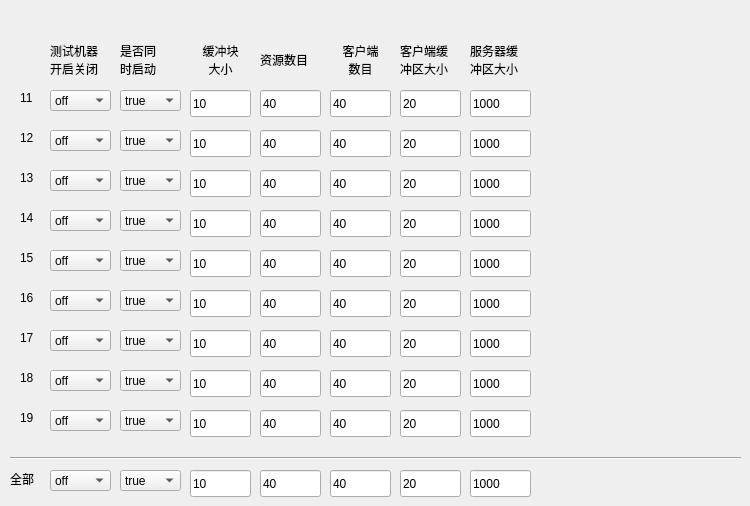
   <widget class="QWidget" name="tab_1">
    <attribute name="title">
     <string>机器列表1</string>
    </attribute>
    <widget class="QLineEdit" name="lineEdit_cbuffer_19">
     <property name="geometry">
      <rect>
       <x>400</x>
       <y>410</y>
       <width>61</width>
       <height>27</height>
      </rect>
     </property>
     <property name="text">
      <string>20</string>
     </property>
    </widget>
    <widget class="QLineEdit" name="lineEdit_sbuffer_19">
     <property name="geometry">
      <rect>
       <x>470</x>
       <y>410</y>
       <width>61</width>
       <height>27</height>
      </rect>
     </property>
     <property name="text">
      <string>1000</string>
     </property>
    </widget>
    <widget class="QLineEdit" name="lineEdit_filenum_13">
     <property name="geometry">
      <rect>
       <x>260</x>
       <y>170</y>
       <width>61</width>
       <height>27</height>
      </rect>
     </property>
     <property name="text">
      <string>40</string>
     </property>
    </widget>
    <widget class="QLineEdit" name="lineEdit_clientnum_14">
     <property name="geometry">
      <rect>
       <x>330</x>
       <y>210</y>
       <width>61</width>
       <height>27</height>
      </rect>
     </property>
     <property name="text">
      <string>40</string>
     </property>
    </widget>
    <widget class="QComboBox" name="comboBox_start_together_11">
     <property name="geometry">
      <rect>
       <x>120</x>
       <y>90</y>
       <width>61</width>
       <height>21</height>
      </rect>
     </property>
     <item>
      <property name="text">
       <string>true</string>
      </property>
     </item>
     <item>
      <property name="text">
       <string>false</string>
      </property>
     </item>
    </widget>
    <widget class="QComboBox" name="comboBox_onoff_19">
     <property name="geometry">
      <rect>
       <x>50</x>
       <y>410</y>
       <width>61</width>
       <height>21</height>
      </rect>
     </property>
     <item>
      <property name="text">
       <string>off</string>
      </property>
     </item>
     <item>
      <property name="text">
       <string>on</string>
      </property>
     </item>
    </widget>
    <widget class="QComboBox" name="comboBox_start_together_13">
     <property name="geometry">
      <rect>
       <x>120</x>
       <y>170</y>
       <width>61</width>
       <height>21</height>
      </rect>
     </property>
     <item>
      <property name="text">
       <string>true</string>
      </property>
     </item>
     <item>
      <property name="text">
       <string>false</string>
      </property>
     </item>
    </widget>
    <widget class="QLabel" name="label_ip_16">
     <property name="geometry">
      <rect>
       <x>20</x>
       <y>290</y>
       <width>21</width>
       <height>16</height>
      </rect>
     </property>
     <property name="text">
      <string>16</string>
     </property>
    </widget>
    <widget class="QLabel" name="label_10">
     <property name="geometry">
      <rect>
       <x>260</x>
       <y>40</y>
       <width>61</width>
       <height>41</height>
      </rect>
     </property>
     <property name="text">
      <string>&lt;html&gt;&lt;head/&gt;&lt;body&gt;&lt;p&gt;资源数目&lt;/p&gt;&lt;/body&gt;&lt;/html&gt;</string>
     </property>
    </widget>
    <widget class="QLineEdit" name="lineEdit_sbuffer_11">
     <property name="geometry">
      <rect>
       <x>470</x>
       <y>90</y>
       <width>61</width>
       <height>27</height>
      </rect>
     </property>
     <property name="text">
      <string>1000</string>
     </property>
    </widget>
    <widget class="QComboBox" name="comboBox_onoff_18">
     <property name="geometry">
      <rect>
       <x>50</x>
       <y>370</y>
       <width>61</width>
       <height>21</height>
      </rect>
     </property>
     <item>
      <property name="text">
       <string>off</string>
      </property>
     </item>
     <item>
      <property name="text">
       <string>on</string>
      </property>
     </item>
    </widget>
    <widget class="QLineEdit" name="lineEdit_blocksize_18">
     <property name="geometry">
      <rect>
       <x>190</x>
       <y>370</y>
       <width>61</width>
       <height>27</height>
      </rect>
     </property>
     <property name="text">
      <string>10</string>
     </property>
    </widget>
    <widget class="QLineEdit" name="lineEdit_clientnum_15">
     <property name="geometry">
      <rect>
       <x>330</x>
       <y>250</y>
       <width>61</width>
       <height>27</height>
      </rect>
     </property>
     <property name="text">
      <string>40</string>
     </property>
    </widget>
    <widget class="QComboBox" name="comboBox_start_together_14">
     <property name="geometry">
      <rect>
       <x>120</x>
       <y>210</y>
       <width>61</width>
       <height>21</height>
      </rect>
     </property>
     <item>
      <property name="text">
       <string>true</string>
      </property>
     </item>
     <item>
      <property name="text">
       <string>false</string>
      </property>
     </item>
    </widget>
    <widget class="QComboBox" name="comboBox_start_together_15">
     <property name="geometry">
      <rect>
       <x>120</x>
       <y>250</y>
       <width>61</width>
       <height>21</height>
      </rect>
     </property>
     <item>
      <property name="text">
       <string>true</string>
      </property>
     </item>
     <item>
      <property name="text">
       <string>false</string>
      </property>
     </item>
    </widget>
    <widget class="QLineEdit" name="lineEdit_sbuffer_15">
     <property name="geometry">
      <rect>
       <x>470</x>
       <y>250</y>
       <width>61</width>
       <height>27</height>
      </rect>
     </property>
     <property name="text">
      <string>1000</string>
     </property>
    </widget>
    <widget class="QComboBox" name="comboBox_onoff_12">
     <property name="geometry">
      <rect>
       <x>50</x>
       <y>130</y>
       <width>61</width>
       <height>21</height>
      </rect>
     </property>
     <item>
      <property name="text">
       <string>off</string>
      </property>
     </item>
     <item>
      <property name="text">
       <string>on</string>
      </property>
     </item>
    </widget>
    <widget class="QLabel" name="label_ip_14">
     <property name="geometry">
      <rect>
       <x>20</x>
       <y>210</y>
       <width>21</width>
       <height>16</height>
      </rect>
     </property>
     <property name="text">
      <string>14</string>
     </property>
    </widget>
    <widget class="QLineEdit" name="lineEdit_clientnum_18">
     <property name="geometry">
      <rect>
       <x>330</x>
       <y>370</y>
       <width>61</width>
       <height>27</height>
      </rect>
     </property>
     <property name="text">
      <string>40</string>
     </property>
    </widget>
    <widget class="QLineEdit" name="lineEdit_blocksize_13">
     <property name="geometry">
      <rect>
       <x>190</x>
       <y>170</y>
       <width>61</width>
       <height>27</height>
      </rect>
     </property>
     <property name="text">
      <string>10</string>
     </property>
    </widget>
    <widget class="QLineEdit" name="lineEdit_cbuffer_16">
     <property name="geometry">
      <rect>
       <x>400</x>
       <y>290</y>
       <width>61</width>
       <height>27</height>
      </rect>
     </property>
     <property name="text">
      <string>20</string>
     </property>
    </widget>
    <widget class="QComboBox" name="comboBox_start_together_18">
     <property name="geometry">
      <rect>
       <x>120</x>
       <y>370</y>
       <width>61</width>
       <height>21</height>
      </rect>
     </property>
     <item>
      <property name="text">
       <string>true</string>
      </property>
     </item>
     <item>
      <property name="text">
       <string>false</string>
      </property>
     </item>
    </widget>
    <widget class="QLabel" name="label_11">
     <property name="geometry">
      <rect>
       <x>190</x>
       <y>40</y>
       <width>61</width>
       <height>41</height>
      </rect>
     </property>
     <property name="text">
      <string>&lt;html&gt;&lt;head/&gt;&lt;body&gt;&lt;p align=&quot;center&quot;&gt;缓冲块&lt;br/&gt;大小&lt;/p&gt;&lt;/body&gt;&lt;/html&gt;</string>
     </property>
    </widget>
    <widget class="QLabel" name="label_ip_18">
     <property name="geometry">
      <rect>
       <x>20</x>
       <y>370</y>
       <width>21</width>
       <height>16</height>
      </rect>
     </property>
     <property name="text">
      <string>18</string>
     </property>
    </widget>
    <widget class="QLineEdit" name="lineEdit_clientnum_13">
     <property name="geometry">
      <rect>
       <x>330</x>
       <y>170</y>
       <width>61</width>
       <height>27</height>
      </rect>
     </property>
     <property name="text">
      <string>40</string>
     </property>
    </widget>
    <widget class="QLineEdit" name="lineEdit_cbuffer_17">
     <property name="geometry">
      <rect>
       <x>400</x>
       <y>330</y>
       <width>61</width>
       <height>27</height>
      </rect>
     </property>
     <property name="text">
      <string>20</string>
     </property>
    </widget>
    <widget class="QLabel" name="label_3">
     <property name="geometry">
      <rect>
       <x>120</x>
       <y>40</y>
       <width>51</width>
       <height>41</height>
      </rect>
     </property>
     <property name="text">
      <string>&lt;html&gt;&lt;head/&gt;&lt;body&gt;&lt;p&gt;是否同&lt;br/&gt;时启动&lt;/p&gt;&lt;/body&gt;&lt;/html&gt;</string>
     </property>
    </widget>
    <widget class="QLineEdit" name="lineEdit_filenum_18">
     <property name="geometry">
      <rect>
       <x>260</x>
       <y>370</y>
       <width>61</width>
       <height>27</height>
      </rect>
     </property>
     <property name="text">
      <string>40</string>
     </property>
    </widget>
    <widget class="QLineEdit" name="lineEdit_cbuffer_15">
     <property name="geometry">
      <rect>
       <x>400</x>
       <y>250</y>
       <width>61</width>
       <height>27</height>
      </rect>
     </property>
     <property name="text">
      <string>20</string>
     </property>
    </widget>
    <widget class="QLineEdit" name="lineEdit_blocksize_15">
     <property name="geometry">
      <rect>
       <x>190</x>
       <y>250</y>
       <width>61</width>
       <height>27</height>
      </rect>
     </property>
     <property name="text">
      <string>10</string>
     </property>
    </widget>
    <widget class="QLineEdit" name="lineEdit_blocksize_17">
     <property name="geometry">
      <rect>
       <x>190</x>
       <y>330</y>
       <width>61</width>
       <height>27</height>
      </rect>
     </property>
     <property name="text">
      <string>10</string>
     </property>
    </widget>
    <widget class="QComboBox" name="comboBox_onoff_17">
     <property name="geometry">
      <rect>
       <x>50</x>
       <y>330</y>
       <width>61</width>
       <height>21</height>
      </rect>
     </property>
     <item>
      <property name="text">
       <string>off</string>
      </property>
     </item>
     <item>
      <property name="text">
       <string>on</string>
      </property>
     </item>
    </widget>
    <widget class="QComboBox" name="comboBox_onoff_13">
     <property name="geometry">
      <rect>
       <x>50</x>
       <y>170</y>
       <width>61</width>
       <height>21</height>
      </rect>
     </property>
     <item>
      <property name="text">
       <string>off</string>
      </property>
     </item>
     <item>
      <property name="text">
       <string>on</string>
      </property>
     </item>
    </widget>
    <widget class="QLineEdit" name="lineEdit_filenum_14">
     <property name="geometry">
      <rect>
       <x>260</x>
       <y>210</y>
       <width>61</width>
       <height>27</height>
      </rect>
     </property>
     <property name="text">
      <string>40</string>
     </property>
    </widget>
    <widget class="QLineEdit" name="lineEdit_sbuffer_16">
     <property name="geometry">
      <rect>
       <x>470</x>
       <y>290</y>
       <width>61</width>
       <height>27</height>
      </rect>
     </property>
     <property name="text">
      <string>1000</string>
     </property>
    </widget>
    <widget class="QLineEdit" name="lineEdit_blocksize_16">
     <property name="geometry">
      <rect>
       <x>190</x>
       <y>290</y>
       <width>61</width>
       <height>27</height>
      </rect>
     </property>
     <property name="text">
      <string>10</string>
     </property>
    </widget>
    <widget class="QLabel" name="label_ip_15">
     <property name="geometry">
      <rect>
       <x>20</x>
       <y>250</y>
       <width>21</width>
       <height>16</height>
      </rect>
     </property>
     <property name="text">
      <string>15</string>
     </property>
    </widget>
    <widget class="QComboBox" name="comboBox_onoff_14">
     <property name="geometry">
      <rect>
       <x>50</x>
       <y>210</y>
       <width>61</width>
       <height>21</height>
      </rect>
     </property>
     <item>
      <property name="text">
       <string>off</string>
      </property>
     </item>
     <item>
      <property name="text">
       <string>on</string>
      </property>
     </item>
    </widget>
    <widget class="QComboBox" name="comboBox_start_together_17">
     <property name="geometry">
      <rect>
       <x>120</x>
       <y>330</y>
       <width>61</width>
       <height>21</height>
      </rect>
     </property>
     <item>
      <property name="text">
       <string>true</string>
      </property>
     </item>
     <item>
      <property name="text">
       <string>false</string>
      </property>
     </item>
    </widget>
    <widget class="QLineEdit" name="lineEdit_sbuffer_18">
     <property name="geometry">
      <rect>
       <x>470</x>
       <y>370</y>
       <width>61</width>
       <height>27</height>
      </rect>
     </property>
     <property name="text">
      <string>1000</string>
     </property>
    </widget>
    <widget class="QLineEdit" name="lineEdit_filenum_15">
     <property name="geometry">
      <rect>
       <x>260</x>
       <y>250</y>
       <width>61</width>
       <height>27</height>
      </rect>
     </property>
     <property name="text">
      <string>40</string>
     </property>
    </widget>
    <widget class="QLineEdit" name="lineEdit_cbuffer_11">
     <property name="geometry">
      <rect>
       <x>400</x>
       <y>90</y>
       <width>61</width>
       <height>27</height>
      </rect>
     </property>
     <property name="text">
      <string>20</string>
     </property>
    </widget>
    <widget class="QLineEdit" name="lineEdit_clientnum_19">
     <property name="geometry">
      <rect>
       <x>330</x>
       <y>410</y>
       <width>61</width>
       <height>27</height>
      </rect>
     </property>
     <property name="text">
      <string>40</string>
     </property>
    </widget>
    <widget class="QComboBox" name="comboBox_start_together_12">
     <property name="geometry">
      <rect>
       <x>120</x>
       <y>130</y>
       <width>61</width>
       <height>21</height>
      </rect>
     </property>
     <item>
      <property name="text">
       <string>true</string>
      </property>
     </item>
     <item>
      <property name="text">
       <string>false</string>
      </property>
     </item>
    </widget>
    <widget class="QComboBox" name="comboBox_start_together_16">
     <property name="geometry">
      <rect>
       <x>120</x>
       <y>290</y>
       <width>61</width>
       <height>21</height>
      </rect>
     </property>
     <item>
      <property name="text">
       <string>true</string>
      </property>
     </item>
     <item>
      <property name="text">
       <string>false</string>
      </property>
     </item>
    </widget>
    <widget class="QComboBox" name="comboBox_onoff_11">
     <property name="geometry">
      <rect>
       <x>50</x>
       <y>90</y>
       <width>61</width>
       <height>21</height>
      </rect>
     </property>
     <item>
      <property name="text">
       <string>off</string>
      </property>
     </item>
     <item>
      <property name="text">
       <string>on</string>
      </property>
     </item>
    </widget>
    <widget class="QLineEdit" name="lineEdit_blocksize_14">
     <property name="geometry">
      <rect>
       <x>190</x>
       <y>210</y>
       <width>61</width>
       <height>27</height>
      </rect>
     </property>
     <property name="text">
      <string>10</string>
     </property>
    </widget>
    <widget class="QLabel" name="label_9">
     <property name="geometry">
      <rect>
       <x>470</x>
       <y>40</y>
       <width>61</width>
       <height>41</height>
      </rect>
     </property>
     <property name="text">
      <string>&lt;html&gt;&lt;head/&gt;&lt;body&gt;&lt;p&gt;服务器缓&lt;br/&gt;冲区大小&lt;/p&gt;&lt;/body&gt;&lt;/html&gt;</string>
     </property>
    </widget>
    <widget class="QLabel" name="label_8">
     <property name="geometry">
      <rect>
       <x>400</x>
       <y>40</y>
       <width>61</width>
       <height>41</height>
      </rect>
     </property>
     <property name="text">
      <string>&lt;html&gt;&lt;head/&gt;&lt;body&gt;&lt;p&gt;客户端缓&lt;br/&gt;冲区大小&lt;/p&gt;&lt;/body&gt;&lt;/html&gt;</string>
     </property>
    </widget>
    <widget class="QComboBox" name="comboBox_start_together_19">
     <property name="geometry">
      <rect>
       <x>120</x>
       <y>410</y>
       <width>61</width>
       <height>21</height>
      </rect>
     </property>
     <item>
      <property name="text">
       <string>true</string>
      </property>
     </item>
     <item>
      <property name="text">
       <string>false</string>
      </property>
     </item>
    </widget>
    <widget class="QLineEdit" name="lineEdit_filenum_16">
     <property name="geometry">
      <rect>
       <x>260</x>
       <y>290</y>
       <width>61</width>
       <height>27</height>
      </rect>
     </property>
     <property name="text">
      <string>40</string>
     </property>
    </widget>
    <widget class="QLineEdit" name="lineEdit_filenum_19">
     <property name="geometry">
      <rect>
       <x>260</x>
       <y>410</y>
       <width>61</width>
       <height>27</height>
      </rect>
     </property>
     <property name="text">
      <string>40</string>
     </property>
    </widget>
    <widget class="QLineEdit" name="lineEdit_sbuffer_12">
     <property name="geometry">
      <rect>
       <x>470</x>
       <y>130</y>
       <width>61</width>
       <height>27</height>
      </rect>
     </property>
     <property name="text">
      <string>1000</string>
     </property>
    </widget>
    <widget class="QLineEdit" name="lineEdit_sbuffer_14">
     <property name="geometry">
      <rect>
       <x>470</x>
       <y>210</y>
       <width>61</width>
       <height>27</height>
      </rect>
     </property>
     <property name="text">
      <string>1000</string>
     </property>
    </widget>
    <widget class="QLineEdit" name="lineEdit_cbuffer_18">
     <property name="geometry">
      <rect>
       <x>400</x>
       <y>370</y>
       <width>61</width>
       <height>27</height>
      </rect>
     </property>
     <property name="text">
      <string>20</string>
     </property>
    </widget>
    <widget class="QLineEdit" name="lineEdit_filenum_11">
     <property name="geometry">
      <rect>
       <x>260</x>
       <y>90</y>
       <width>61</width>
       <height>27</height>
      </rect>
     </property>
     <property name="text">
      <string>40</string>
     </property>
    </widget>
    <widget class="QLineEdit" name="lineEdit_clientnum_12">
     <property name="geometry">
      <rect>
       <x>330</x>
       <y>130</y>
       <width>61</width>
       <height>27</height>
      </rect>
     </property>
     <property name="text">
      <string>40</string>
     </property>
    </widget>
    <widget class="QLabel" name="label_6">
     <property name="geometry">
      <rect>
       <x>330</x>
       <y>40</y>
       <width>61</width>
       <height>41</height>
      </rect>
     </property>
     <property name="text">
      <string>&lt;html&gt;&lt;head/&gt;&lt;body&gt;&lt;p align=&quot;center&quot;&gt;客户端&lt;br/&gt;数目&lt;/p&gt;&lt;/body&gt;&lt;/html&gt;</string>
     </property>
    </widget>
    <widget class="QLabel" name="label_ip_12">
     <property name="geometry">
      <rect>
       <x>20</x>
       <y>130</y>
       <width>21</width>
       <height>16</height>
      </rect>
     </property>
     <property name="text">
      <string>12</string>
     </property>
    </widget>
    <widget class="QLineEdit" name="lineEdit_sbuffer_13">
     <property name="geometry">
      <rect>
       <x>470</x>
       <y>170</y>
       <width>61</width>
       <height>27</height>
      </rect>
     </property>
     <property name="text">
      <string>1000</string>
     </property>
    </widget>
    <widget class="QComboBox" name="comboBox_onoff_15">
     <property name="geometry">
      <rect>
       <x>50</x>
       <y>250</y>
       <width>61</width>
       <height>21</height>
      </rect>
     </property>
     <item>
      <property name="text">
       <string>off</string>
      </property>
     </item>
     <item>
      <property name="text">
       <string>on</string>
      </property>
     </item>
    </widget>
    <widget class="QLabel" name="label_ip_13">
     <property name="geometry">
      <rect>
       <x>20</x>
       <y>170</y>
       <width>21</width>
       <height>16</height>
      </rect>
     </property>
     <property name="text">
      <string>13</string>
     </property>
    </widget>
    <widget class="QLabel" name="label_ip_17">
     <property name="geometry">
      <rect>
       <x>20</x>
       <y>330</y>
       <width>21</width>
       <height>16</height>
      </rect>
     </property>
     <property name="text">
      <string>17</string>
     </property>
    </widget>
    <widget class="QLineEdit" name="lineEdit_sbuffer_17">
     <property name="geometry">
      <rect>
       <x>470</x>
       <y>330</y>
       <width>61</width>
       <height>27</height>
      </rect>
     </property>
     <property name="text">
      <string>1000</string>
     </property>
    </widget>
    <widget class="QLineEdit" name="lineEdit_cbuffer_13">
     <property name="geometry">
      <rect>
       <x>400</x>
       <y>170</y>
       <width>61</width>
       <height>27</height>
      </rect>
     </property>
     <property name="text">
      <string>20</string>
     </property>
    </widget>
    <widget class="QLineEdit" name="lineEdit_blocksize_19">
     <property name="geometry">
      <rect>
       <x>190</x>
       <y>410</y>
       <width>61</width>
       <height>27</height>
      </rect>
     </property>
     <property name="text">
      <string>10</string>
     </property>
    </widget>
    <widget class="QLineEdit" name="lineEdit_cbuffer_12">
     <property name="geometry">
      <rect>
       <x>400</x>
       <y>130</y>
       <width>61</width>
       <height>27</height>
      </rect>
     </property>
     <property name="text">
      <string>20</string>
     </property>
    </widget>
    <widget class="QLineEdit" name="lineEdit_filenum_17">
     <property name="geometry">
      <rect>
       <x>260</x>
       <y>330</y>
       <width>61</width>
       <height>27</height>
      </rect>
     </property>
     <property name="text">
      <string>40</string>
     </property>
    </widget>
    <widget class="QLabel" name="label_ip_11">
     <property name="geometry">
      <rect>
       <x>20</x>
       <y>90</y>
       <width>21</width>
       <height>16</height>
      </rect>
     </property>
     <property name="text">
      <string>11</string>
     </property>
    </widget>
    <widget class="QLabel" name="label_ip_19">
     <property name="geometry">
      <rect>
       <x>20</x>
       <y>410</y>
       <width>21</width>
       <height>16</height>
      </rect>
     </property>
     <property name="text">
      <string>19</string>
     </property>
    </widget>
    <widget class="QLabel" name="label_2">
     <property name="geometry">
      <rect>
       <x>50</x>
       <y>40</y>
       <width>66</width>
       <height>41</height>
      </rect>
     </property>
     <property name="text">
      <string>&lt;html&gt;&lt;head/&gt;&lt;body&gt;&lt;p&gt;测试机器&lt;br/&gt;开启关闭&lt;/p&gt;&lt;/body&gt;&lt;/html&gt;</string>
     </property>
    </widget>
    <widget class="QComboBox" name="comboBox_onoff_16">
     <property name="geometry">
      <rect>
       <x>50</x>
       <y>290</y>
       <width>61</width>
       <height>21</height>
      </rect>
     </property>
     <item>
      <property name="text">
       <string>off</string>
      </property>
     </item>
     <item>
      <property name="text">
       <string>on</string>
      </property>
     </item>
    </widget>
    <widget class="QLineEdit" name="lineEdit_blocksize_11">
     <property name="geometry">
      <rect>
       <x>190</x>
       <y>90</y>
       <width>61</width>
       <height>27</height>
      </rect>
     </property>
     <property name="text">
      <string>10</string>
     </property>
    </widget>
    <widget class="QLineEdit" name="lineEdit_blocksize_12">
     <property name="geometry">
      <rect>
       <x>190</x>
       <y>130</y>
       <width>61</width>
       <height>27</height>
      </rect>
     </property>
     <property name="text">
      <string>10</string>
     </property>
    </widget>
    <widget class="QLineEdit" name="lineEdit_filenum_12">
     <property name="geometry">
      <rect>
       <x>260</x>
       <y>130</y>
       <width>61</width>
       <height>27</height>
      </rect>
     </property>
     <property name="text">
      <string>40</string>
     </property>
    </widget>
    <widget class="QLineEdit" name="lineEdit_clientnum_16">
     <property name="geometry">
      <rect>
       <x>330</x>
       <y>290</y>
       <width>61</width>
       <height>27</height>
      </rect>
     </property>
     <property name="text">
      <string>40</string>
     </property>
    </widget>
    <widget class="QLineEdit" name="lineEdit_cbuffer_14">
     <property name="geometry">
      <rect>
       <x>400</x>
       <y>210</y>
       <width>61</width>
       <height>27</height>
      </rect>
     </property>
     <property name="text">
      <string>20</string>
     </property>
    </widget>
    <widget class="QLineEdit" name="lineEdit_clientnum_17">
     <property name="geometry">
      <rect>
       <x>330</x>
       <y>330</y>
       <width>61</width>
       <height>27</height>
      </rect>
     </property>
     <property name="text">
      <string>40</string>
     </property>
    </widget>
    <widget class="QLineEdit" name="lineEdit_clientnum_11">
     <property name="geometry">
      <rect>
       <x>330</x>
       <y>90</y>
       <width>61</width>
       <height>27</height>
      </rect>
     </property>
     <property name="text">
      <string>40</string>
     </property>
    </widget>
    <widget class="QComboBox" name="comboBox_onoff_tab1">
     <property name="geometry">
      <rect>
       <x>50</x>
       <y>470</y>
       <width>61</width>
       <height>21</height>
      </rect>
     </property>
     <item>
      <property name="text">
       <string>off</string>
      </property>
     </item>
     <item>
      <property name="text">
       <string>on</string>
      </property>
     </item>
    </widget>
    <widget class="QComboBox" name="comboBox_start_together_tab1">
     <property name="geometry">
      <rect>
       <x>120</x>
       <y>470</y>
       <width>61</width>
       <height>21</height>
      </rect>
     </property>
     <item>
      <property name="text">
       <string>true</string>
      </property>
     </item>
     <item>
      <property name="text">
       <string>false</string>
      </property>
     </item>
    </widget>
    <widget class="QLineEdit" name="lineEdit_clientnum_tab1">
     <property name="geometry">
      <rect>
       <x>330</x>
       <y>470</y>
       <width>61</width>
       <height>27</height>
      </rect>
     </property>
     <property name="text">
      <string>40</string>
     </property>
    </widget>
    <widget class="QLineEdit" name="lineEdit_sbuffer_tab1">
     <property name="geometry">
      <rect>
       <x>470</x>
       <y>470</y>
       <width>61</width>
       <height>27</height>
      </rect>
     </property>
     <property name="text">
      <string>1000</string>
     </property>
    </widget>
    <widget class="QLineEdit" name="lineEdit_filenum_tab1">
     <property name="geometry">
      <rect>
       <x>260</x>
       <y>470</y>
       <width>61</width>
       <height>27</height>
      </rect>
     </property>
     <property name="text">
      <string>40</string>
     </property>
    </widget>
    <widget class="QLineEdit" name="lineEdit_cbuffer_tab1">
     <property name="geometry">
      <rect>
       <x>400</x>
       <y>470</y>
       <width>61</width>
       <height>27</height>
      </rect>
     </property>
     <property name="text">
      <string>20</string>
     </property>
    </widget>
    <widget class="QLineEdit" name="lineEdit_blocksize_tab1">
     <property name="geometry">
      <rect>
       <x>190</x>
       <y>470</y>
       <width>61</width>
       <height>27</height>
      </rect>
     </property>
     <property name="text">
      <string>10</string>
     </property>
    </widget>
    <widget class="QLabel" name="label_all_tab1">
     <property name="geometry">
      <rect>
       <x>10</x>
       <y>470</y>
       <width>31</width>
       <height>17</height>
      </rect>
     </property>
     <property name="text">
      <string>全部</string>
     </property>
    </widget>
    <widget class="Line" name="line">
     <property name="geometry">
      <rect>
       <x>10</x>
       <y>450</y>
       <width>731</width>
       <height>16</height>
      </rect>
     </property>
     <property name="orientation">
      <enum>Qt::Horizontal</enum>
     </property>
    </widget>
   </widget>
